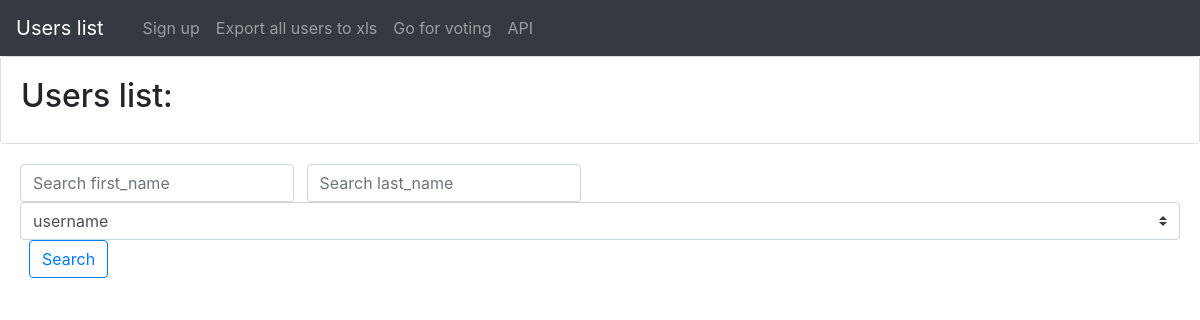
The app's page /, older data.
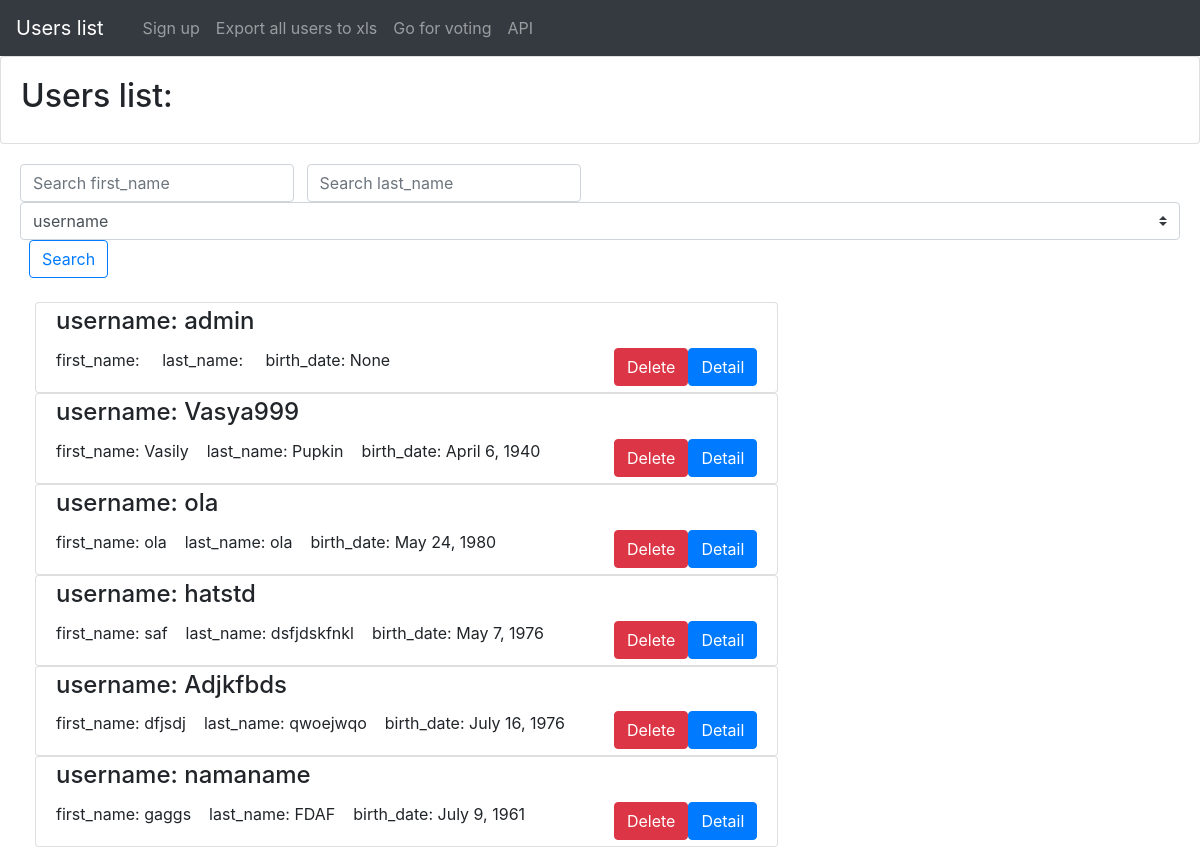
The same page, newer data.
### test_app/models.py (models this page shows)
class User(models.Model):
    username = models.CharField(max_length=150, verbose_name='username')
    first_name = models.CharField(max_length=150, verbose_name='first_name')
    last_name = models.CharField(max_length=150, verbose_name='last_name')
    avatar = models.ImageField(upload_to='users_image', verbose_name='avatar')
    birth_date = models.DateField(null=True, verbose_name='birth_date')
    rating = models.IntegerField(default=0, verbose_name='rating')

### test_app/views.py (the view)
# urls.py: url(r'^$|users_list/$', UsersList.as_view()),
class UsersList(ListView):
    template_name = "users_list.html"
    model = User
    def dispatch(self, request, *args, **kwargs):
        self.form = UserListForm(request.GET)
        self.form.is_valid()
        return super(UsersList, self).dispatch(request, *args, **kwargs)
    def get_queryset(self):
        queryset = User.objects.all()
        if self.form.cleaned_data.get('search'):
            queryset = queryset.filter(first_name=self.form.cleaned_data['search'])
        if self.form.cleaned_data.get('search2'):
            queryset = queryset.filter(last_name=self.form.cleaned_data['search2'])
        if self.form.cleaned_data.get('sort_field'):
            queryset = queryset.order_by(self.form.cleaned_data['sort_field'])
        return queryset
    def get_context_data(self, **kwargs):
        context = super(UsersList, self).get_context_data(**kwargs)
        context['form'] = self.form
        return context

### test_app/forms.py
class UserListForm(forms.Form):
    search = forms.CharField(required=False)
    search2 = forms.CharField(required=False)
    sort_field = forms.ChoiceField(choices=(('username', 'username'), ('first_name', 'first_name'),
                                            ('last_name', 'last_name'), ('birth_date', 'birth_date')),
                                   required=False)

### templates/users_list.html (shortened to what this page needs)
{% extends 'base.html' %}
{% block caption %}Users list:{% endblock %}
{% block content %}
    <form action="" class="form-inline my-2 my-lg-0">
        <input type="text" name="search" id="id_search" class="form-control mr-sm-2" placeholder="Search first_name" />&nbsp;
        <input type="text" name="search2" id="id_search2" class="form-control mr-sm-2" placeholder="Search last_name" />
        <select name="sort_field" id="id_sort_field" class="custom-select">
            <option value="username">username</option>
        </select>&nbsp;&nbsp;
        <button type="submit" class="btn btn-outline-primary">Search</button>
    </form><br/>
    <div class="col-sm-8">
    {% for user in object_list %}
    <div class="row">
      <div class="col">
        <div class="card">
          <div class="card-body">
            <h4 class="card-title" style="margin-top: -16px;">username: {{ user.username }}</h4>
            <span class="card-text">first_name: {{ user.first_name }}</span>&nbsp;&nbsp;&nbsp;
            <span class="card-text">last_name: {{ user.last_name }}</span>&nbsp;&nbsp;&nbsp;
            <span class="card-text">birth_date: {{ user.birth_date }}</span>
            <a href="{% url 'user_detail' pk=user.id %}" class="btn btn-primary" style="float:right;margin-bottom:-20px;">Detail</a>
            <a href="{% url 'user_delete' pk=user.id %}" class="btn btn-danger" style="float:right;margin-bottom:-20px;">Delete</a>
          </div>
        </div>
      </div>
    </div>
    {% endfor %}
    </div>
{% endblock %}

Row changes from the older to the newer data that the page shows:
added User: username "admin", birth_date "None"
added User: username "Vasya999", first_name "Vasily", last_name "Pupkin", birth_date "April 6, 1940"
added User: username "ola", first_name "ola", last_name "ola", birth_date "May 24, 1980"
added User: username "hatstd", first_name "saf", last_name "dsfjdskfnkl", birth_date "May 7, 1976"
added User: username "Adjkfbds", first_name "dfjsdj", last_name "qwoejwqo", birth_date "July 16, 1976"
added User: username "namaname", first_name "gaggs", last_name "FDAF", birth_date "July 9, 1961"
